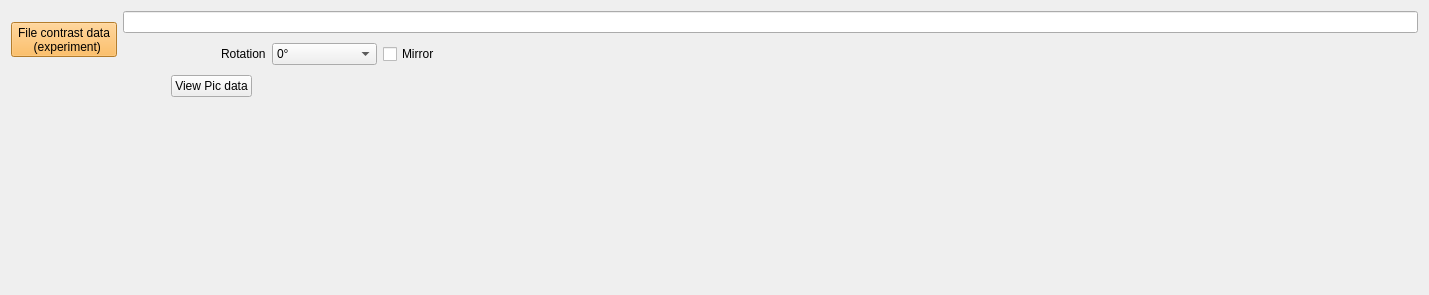
          <widget class="QWidget" name="tab">
           <attribute name="title">
            <string>Image_Merge</string>
           </attribute>
           <layout class="QVBoxLayout" name="verticalLayout_11">
            <item>
             <layout class="QHBoxLayout" name="horizontalLayout_63">
              <item>
               <widget class="QToolButton" name="mergeloadPicData">
                <property name="styleSheet">
                 <string notr="true">background-color: rgb(252, 175, 62);</string>
                </property>
                <property name="text">
                 <string>File contrast data
  (experiment)</string>
                </property>
               </widget>
              </item>
              <item>
               <layout class="QVBoxLayout" name="verticalLayout_10">
                <item>
                 <widget class="QLineEdit" name="loadPicDataline">
                  <property name="maximumSize">
                   <size>
                    <width>16777215</width>
                    <height>16777215</height>
                   </size>
                  </property>
                 </widget>
                </item>
                <item>
                 <layout class="QHBoxLayout" name="horizontalLayout_64">
                  <item>
                   <spacer name="horizontalSpacer_16">
                    <property name="orientation">
                     <enum>Qt::Horizontal</enum>
                    </property>
                    <property name="sizeType">
                     <enum>QSizePolicy::Fixed</enum>
                    </property>
                    <property name="sizeHint" stdset="0">
                     <size>
                      <width>98</width>
                      <height>20</height>
                     </size>
                    </property>
                   </spacer>
                  </item>
                  <item>
                   <widget class="QLabel" name="label_63">
                    <property name="text">
                     <string>Rotation</string>
                    </property>
                   </widget>
                  </item>
                  <item>
                   <widget class="QComboBox" name="mergeroationPicData">
                    <property name="minimumSize">
                     <size>
                      <width>105</width>
                      <height>0</height>
                     </size>
                    </property>
                    <item>
                     <property name="text">
                      <string>0°</string>
                     </property>
                    </item>
                    <item>
                     <property name="text">
                      <string>90°</string>
                     </property>
                    </item>
                    <item>
                     <property name="text">
                      <string>180°</string>
                     </property>
                    </item>
                    <item>
                     <property name="text">
                      <string>270°</string>
                     </property>
                    </item>
                   </widget>
                  </item>
                  <item>
                   <widget class="QCheckBox" name="PicDatacheckBox">
                    <property name="text">
                     <string>Mirror</string>
                    </property>
                   </widget>
                  </item>
                  <item>
                   <spacer name="horizontalSpacer_45">
                    <property name="orientation">
                     <enum>Qt::Horizontal</enum>
                    </property>
                    <property name="sizeHint" stdset="0">
                     <size>
                      <width>978</width>
                      <height>30</height>
                     </size>
                    </property>
                   </spacer>
                  </item>
                 </layout>
                </item>
               </layout>
              </item>
             </layout>
            </item>
            <item>
             <layout class="QHBoxLayout" name="horizontalLayout_65">
              <item>
               <spacer name="horizontalSpacer_48">
                <property name="orientation">
                 <enum>Qt::Horizontal</enum>
                </property>
                <property name="sizeType">
                 <enum>QSizePolicy::Fixed</enum>
                </property>
                <property name="sizeHint" stdset="0">
                 <size>
                  <width>160</width>
                  <height>20</height>
                 </size>
                </property>
               </spacer>
              </item>
              <item>
               <widget class="QPushButton" name="mergeviewPic">
                <property name="text">
                 <string>View Pic data</string>
                </property>
               </widget>
              </item>
              <item>
               <spacer name="horizontalSpacer_49">
                <property name="orientation">
                 <enum>Qt::Horizontal</enum>
                </property>
                <property name="sizeHint" stdset="0">
                 <size>
                  <width>40</width>
                  <height>20</height>
                 </size>
                </property>
               </spacer>
              </item>
             </layout>
            </item>
            <item>
             <spacer name="verticalSpacer">
              <property name="orientation">
               <enum>Qt::Vertical</enum>
              </property>
              <property name="sizeHint" stdset="0">
               <size>
                <width>20</width>
                <height>187</height>
               </size>
              </property>
             </spacer>
            </item>
           </layout>
          </widget>
